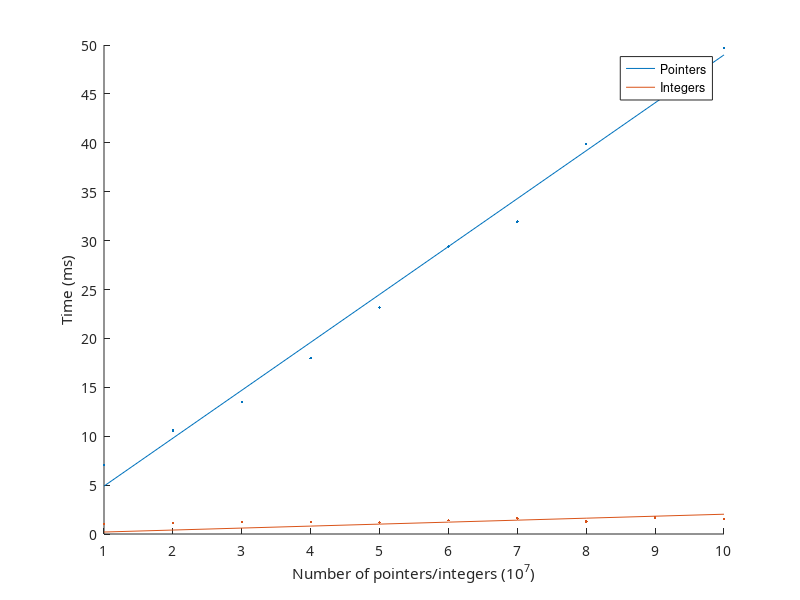
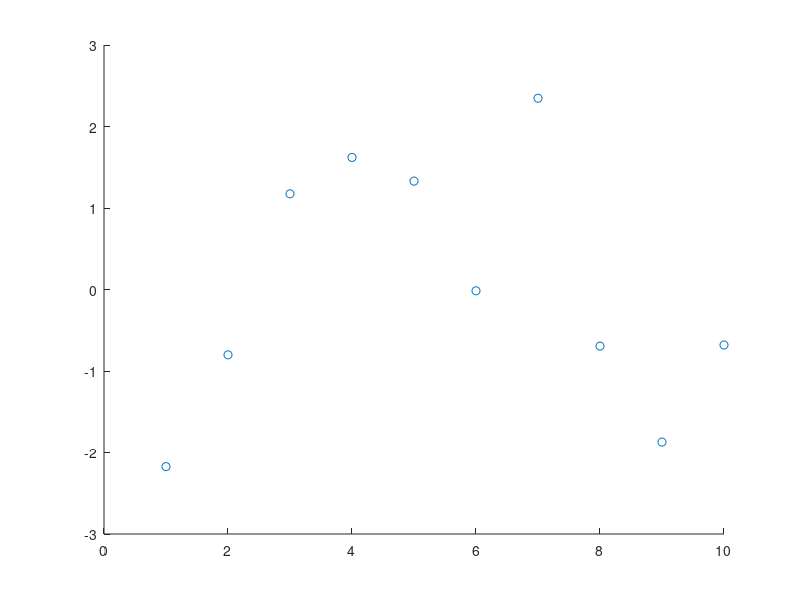
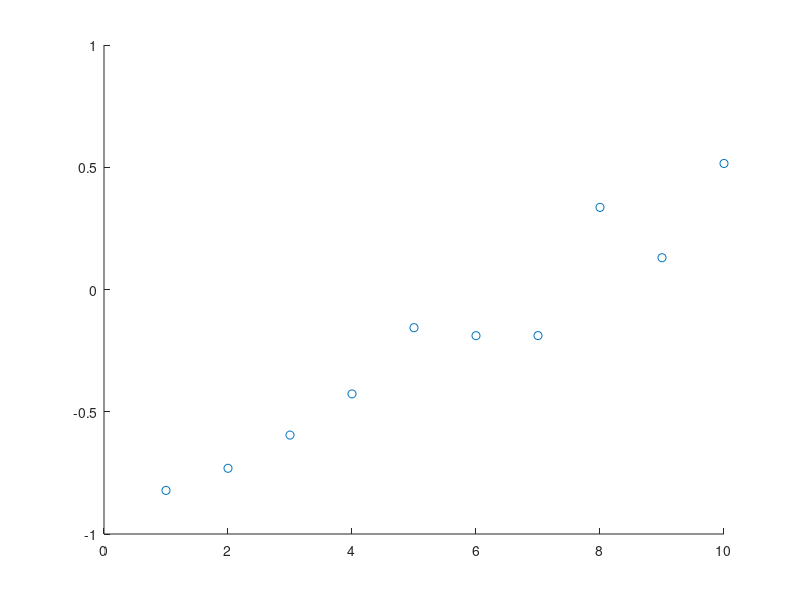

The MATLAB script that drew these images, in order:
format long
x = 1:10;
y1 = mean(transpose(dlmread ('cputimepointers.csv', ',', 0,0)));
y2 = mean(transpose(dlmread ('cputimeints.csv', ',', 0,0)))/100;
b1 = y1/x;
b2 = y2/x;
yCalc1 = b1*x;
yCalc2 = b2*x;
hold on
plot(x, yCalc1)
plot(x, yCalc2)
scatter(x, y1, '.')
scatter(x, y2, '.')
%title('CPU time for pointers and integers', 'FontSize', 14)
ylabel('Time (ms)')
xlabel('Number of pointers/integers (10^7)')
xlim([1 10])
ylim([0 50])
xticks(1:1:10)
yticks(0:5:100)
legend('Pointers','Integers')
set(gca, 'FontName', 'IBM Plex Sans')

a = yCalc1(:) - y1(:)
figure
scatter(x,a)

b = yCalc2(:) - y2(:)
figure
scatter(x,b)

hold off
